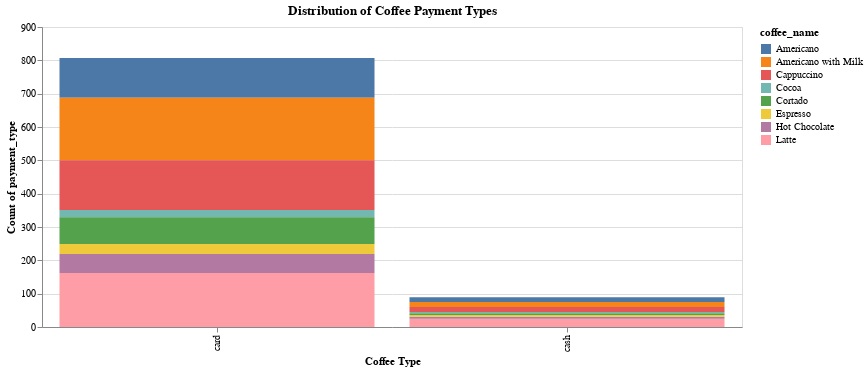

Notebook source saved alongside this figure:
### Code cell
#Distribution of Coffee Payment Types  **********************

# Create a bar chart showing the total money spent on each coffee type
alt.Chart(df).mark_bar().encode(
    x=alt.X('cash_type', title='Coffee Type'),
    y=alt.Y('count(cash_type)', title='Count of payment_type'),
    color = 'coffee_name'
).properties(
    title='Distribution of Coffee Payment Types',
    width=700,
    height=300)

### Figure 1 — Vega-Lite specification as saved in the notebook (floating-point values rounded to 4 significant figures; data arrays with more than 128 entries replaced by an {"elided": "..."} marker saying what was removed)
{"config": {"view": {"continuousWidth": 400, "continuousHeight": 300}}, "data": {"name": "data-4d33c50656d9e5daca06aa3e7e2794d9"}, "mark": "bar", "encoding": {"color": {"type": "nominal", "field": "coffee_name"}, "x": {"type": "nominal", "field": "cash_type", "title": "Coffee Type"}, "y": {"type": "nominal", "aggregate": "count", "field": "cash_type", "title": "Count of payment_type"}}, "height": 300, "title": "Distribution of Coffee Payment Types", "width": 700, "$schema": "https://vega.github.io/schema/vega-lite/v4.8.1.json", "datasets": {"data-4d33c50656d9e5daca06aa3e7e2794d9": {"elided": "896 records"}}}
